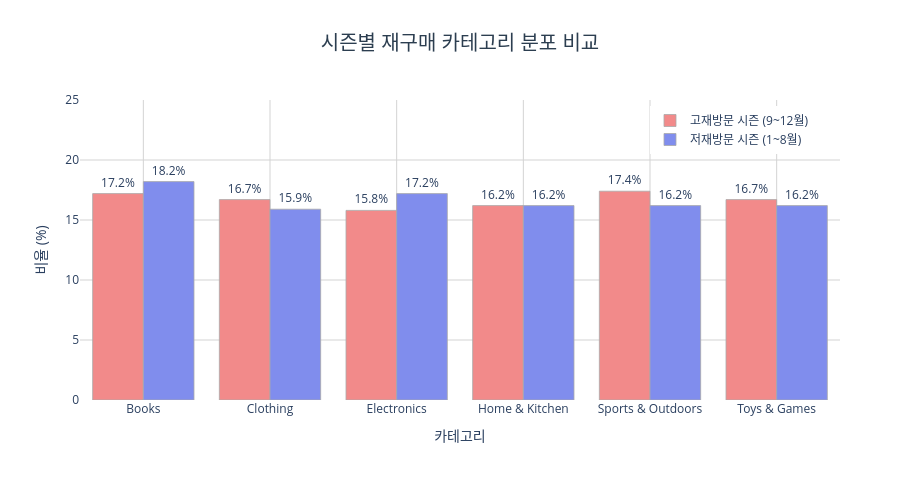

The cell this chart's notebook holds for it:
### Markdown cell above
### 일별 거래 현황 분석 결과

일별 거래 건수와 금액을 확인한 결과, **블랙프라이데이(11/29)와 사이버먼데이(12/2) 전후로 특정 spike가 나타나지 않았다.**  
11 ~ 12월 전반에 걸쳐 거래 건수가 균등하게 분포되어 있어, 특정 이벤트 날짜의 집중 효과를 확인할 수 없었다.

이는 본 데이터셋이 **합성 데이터로 실제 이벤트 효과가 반영되지 않은 데이터 특성**에서 기인한다.

**→ 가설 1-1 보류**: 월별로는 9 ~ 12월에 재방문율이 높지만, 이것이 특정 이벤트 시즌의 영향인지는 합성 데이터 특성상 검증이 불가능하다.

---

### 형제 가설로 전환

> **가설 1-2**: 재방문율이 높은 시점(9 ~ 12월)에 재구매한 고객들은 특정 카테고리에 집중될 것이다.

9 ~ 12월 고재방문 시즌에 실제로 재구매가 발생한 거래의 카테고리 분포를 1 ~ 8월 저재방문 시즌과 비교하여, 특정 카테고리가 재구매를 주도하는지 확인한다.

### Code cell
# 가설 1-2: 고재방문 시즌 vs 저재방문 시즌 카테고리 분포 비교
query = """
    WITH first_purchase AS (
        SELECT CustomerID, MIN(OrderDate) AS first_date
        FROM orders_info
        GROUP BY CustomerID
    )
    SELECT o.CustomerID, o.OrderDate, o.Category,
           MONTH(o.OrderDate) AS 구매월
    FROM orders_info o
    JOIN rfm_result r ON o.CustomerID = r.CustomerID
    JOIN first_purchase f ON o.CustomerID = f.CustomerID
    WHERE r.Grade IN ('Diamond', 'Platinum')
      AND o.OrderDate >= DATE_SUB('2024-12-29', INTERVAL 1 YEAR)
      AND o.OrderDate <= '2024-12-29'
      AND o.OrderDate > f.first_date
"""
df_repurchase = pd.read_sql(query, engine, parse_dates=['OrderDate'])
df_repurchase['시즌'] = df_repurchase['구매월'].apply(
    lambda x: '고재방문 시즌 (9~12월)' if x >= 9 else '저재방문 시즌 (1~8월)'
)

# 시즌별 카테고리 비율
season_cat = df_repurchase.groupby(['시즌', 'Category']).size().reset_index(name='건수')
season_total = df_repurchase.groupby('시즌').size().reset_index(name='합계')
season_cat = season_cat.merge(season_total, on='시즌')
season_cat['비율(%)'] = (season_cat['건수'] / season_cat['합계'] * 100).round(1)

categories = sorted(season_cat['Category'].unique())
colors = {'고재방문 시즌 (9~12월)': '#f28a8a', '저재방문 시즌 (1~8월)': '#808ded'}

fig = go.Figure()
for season, color in colors.items():
    subset = season_cat[season_cat['시즌'] == season].set_index('Category').reindex(categories)
    fig.add_trace(go.Bar(
        name=season,
        x=categories,
        y=subset['비율(%)'],
        marker_color=color,
        marker_line_color='#aaa',
        marker_line_width=0.8,
        text=subset['비율(%)'].apply(lambda x: f'{x:.1f}%'),
        textposition='outside'
    ))

fig.update_layout(
    title=dict(
        text='시즌별 재구매 카테고리 분포 비교',
        font=dict(size=20, color='#2c3e50'),
        x=0.5, xanchor='center'
    ),
    barmode='group',
    xaxis=dict(title='카테고리', gridcolor='lightgray'),
    yaxis=dict(title='비율 (%)', gridcolor='lightgray', range=[0, 25]),
    plot_bgcolor='white',
    height=480,
    width=920,
    legend=dict(x=0.75, y=0.98)
)
fig.show()

### Figure 1 — Plotly figure (JSON) as saved in the notebook; plotly's stock layout.template omitted (floating-point values rounded to 4 significant figures)
{"data": [{"marker": {"color": "#f28a8a", "line": {"color": "#aaa", "width": 0.8}}, "name": "고재방문 시즌 (9~12월)", "text": ["17.2%", "16.7%", "15.8%", "16.2%", "17.4%", "16.7%"], "textposition": "outside", "type": "bar", "x": ["Books", "Clothing", "Electronics", "Home & Kitchen", "Sports & Outdoors", "Toys & Games"], "y": [17.2, 16.7, 15.8, 16.2, 17.4, 16.7]}, {"marker": {"color": "#808ded", "line": {"color": "#aaa", "width": 0.8}}, "name": "저재방문 시즌 (1~8월)", "text": ["18.2%", "15.9%", "17.2%", "16.2%", "16.2%", "16.2%"], "textposition": "outside", "type": "bar", "x": ["Books", "Clothing", "Electronics", "Home & Kitchen", "Sports & Outdoors", "Toys & Games"], "y": [18.2, 15.9, 17.2, 16.2, 16.2, 16.2]}], "layout": {"barmode": "group", "height": 480, "legend": {"x": 0.75, "y": 0.98}, "plot_bgcolor": "white", "title": {"font": {"color": "#2c3e50", "size": 20}, "text": "시즌별 재구매 카테고리 분포 비교", "x": 0.5, "xanchor": "center"}, "width": 920, "xaxis": {"gridcolor": "lightgray", "title": {"text": "카테고리"}}, "yaxis": {"gridcolor": "lightgray", "range": [0, 25], "title": {"text": "비율 (%)"}}}}
